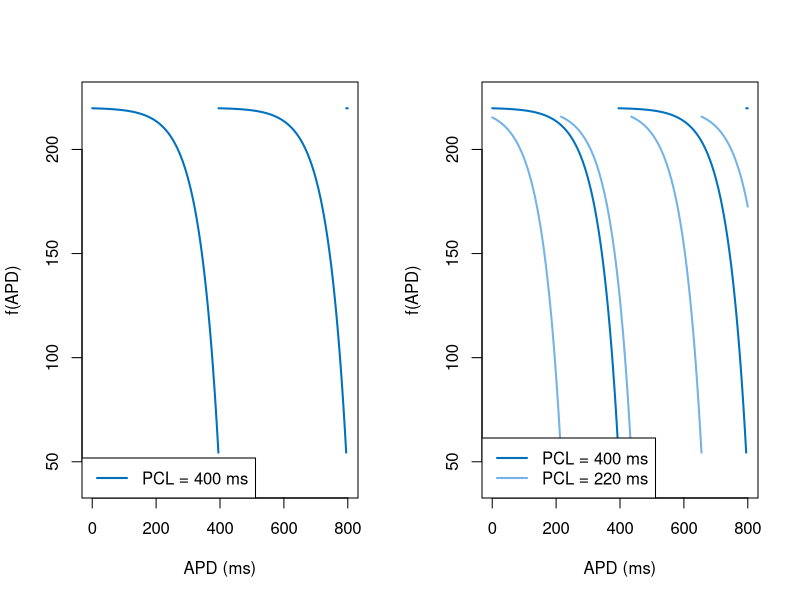

Generate this figure with R:
# Abb. 1.40: Aktualisierungsfunktion des APD-Modells (Buch, Abschnitt 1.6, Gl. 1.49 und 1.50)
# f(APD) = r(m PCL - APD) mit m = ceil((APD + DI_min)/PCL), r(DI) = 220 - 180 exp(-DI/60), DI_min = 5 ms
# (c) 2026 Philipp Kügler · Programm zum Buch „Dynamische Systeme in den Lebenswissenschaften“ · MIT-Lizenz (siehe LICENSE)
DImin <- 5
r <- function(DI) 220 - 180 * exp(-DI / 60)
f <- function(APD, PCL) r(ceiling((APD + DImin) / PCL) * PCL - APD)   # ceiling: nach wie vielen Perioden der nächste Reiz wirkt

APD <- seq(0, 800, length.out = 4001)
farben <- c(rgb(0, 0.447, 0.741), rgb(0.45, 0.70, 0.90))
par(mfrow = c(1, 2))
for (p in 1:2) {
  PCLs <- if (p == 1) 400 else c(400, 220)
  plot(NULL, xlim = c(0, 800), ylim = c(40, 225), xlab = "APD (ms)", ylab = "f(APD)")
  for (i in seq_along(PCLs)) {
    y <- f(APD, PCLs[i])
    y[c(FALSE, abs(diff(y)) > 20)] <- NA   # Sprungstellen nicht verbinden
    lines(APD, y, col = farben[i], lwd = 2)
  }
  legend("bottomleft", legend = sprintf("PCL = %d ms", PCLs), col = farben[seq_along(PCLs)], lwd = 2)
}
cat("Sprungstellen bei APD = k PCL - DI_min, z. B. 395 und 795 ms für PCL = 400 ms\n")
